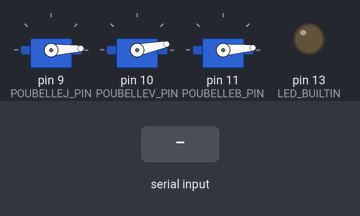
The sketch below on a simulated Arduino Uno, built with avr-gcc and run on an emulated ATmega328P. Parts: 3 × servo, output pins drawn as LEDs (lit = HIGH). The test bench sets the inputs (shaded band).

Above: at 1.2 s.
1.3 s: "0" received over Serial
At 2.5 s:
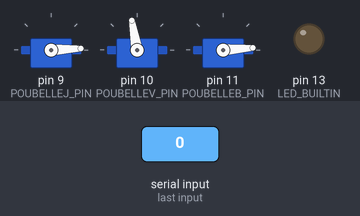
2.8 s: "1" received over Serial
At 4.0 s:
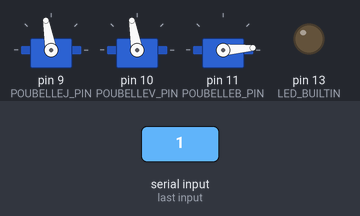
4.8 s: "2" received over Serial
At 6.7 s:
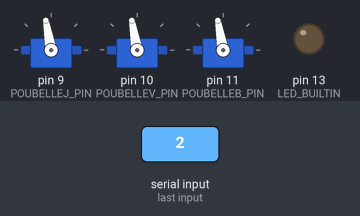
Timing chart, 0 to 8.2 s (numbered marks = the images above; inputs shaded):
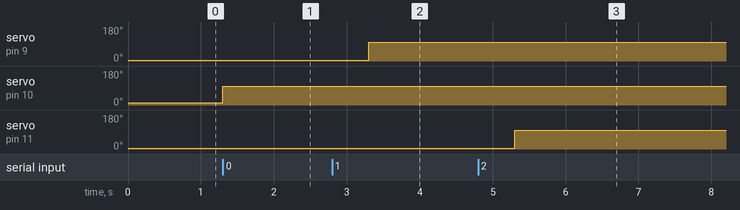

The sketch:

trash_opener.ino
```cpp
#include <Servo.h>

#define POUBELLEJ_PIN 9
#define POUBELLEV_PIN 10
#define POUBELLEB_PIN 11

Servo PoubelleJ;
Servo PoubelleV;
Servo PoubelleB;

void setup() {
  Serial.begin(9600);

  PoubelleJ.attach(POUBELLEJ_PIN);
  PoubelleV.attach(POUBELLEV_PIN);
  PoubelleB.attach(POUBELLEB_PIN);

  PoubelleJ.write(3);
  PoubelleV.write(11);
  PoubelleB.write(4);

  pinMode(LED_BUILTIN,OUTPUT);
  digitalWrite(LED_BUILTIN,LOW);
 }

void loop() {
  while(Serial.available()){
     int poubelle = Serial.read();

    if(poubelle == '0'){ //verre
      PoubelleV.write(100);
      delay(2000);
      }
    else if(poubelle == '1'){//plastique et metal
      PoubelleJ.write(100);
      delay(2000);
    }
    else if(poubelle == '2'){//carton
      PoubelleB.write(100);
      delay(2000);
    }
    else{
      PoubelleJ.write(3);
      PoubelleV.write(11);
      PoubelleB.write(4);
    }
  }
}
```

Measured:
- after the input at 1.3 s, servo on pin 10 (POUBELLEV_PIN): 11° → 100° at once
- after the input at 2.8 s, servo on pin 9 (POUBELLEJ_PIN): 3° → 100° after 0.50 s
- after the input at 4.8 s, servo on pin 11 (POUBELLEB_PIN): 4° → 100° after 0.50 s
